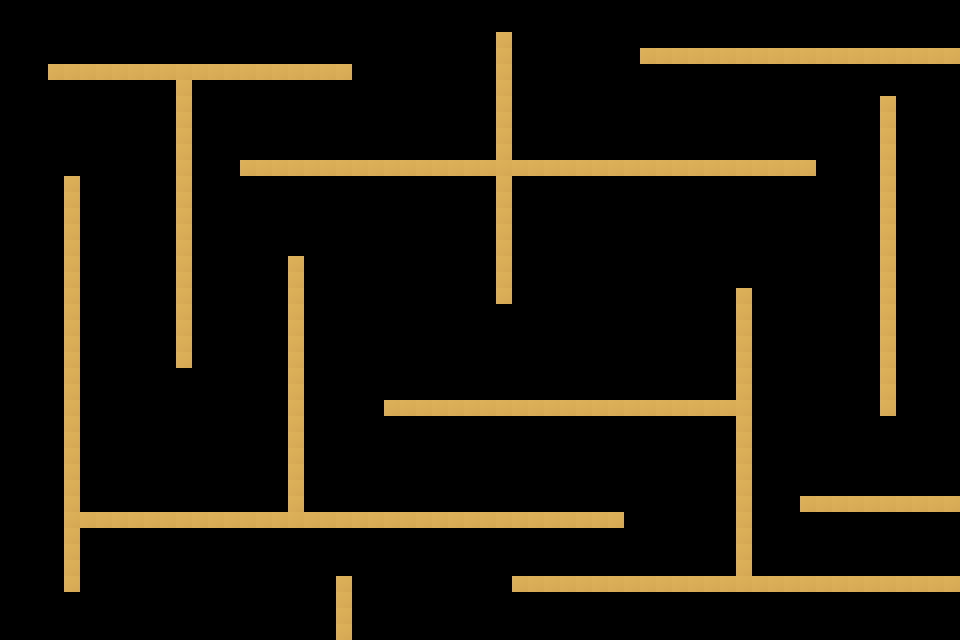

A 2D game scene composited from a Tiled map and its tileset images. What follows is a short description and the map's XML, with each tile layer's data collapsed to a summary:
An orthogonal 60x40 tile map with 16x16 px tiles, 1 tile layer (块层 1) and 78 objects.

<map version="1.0" orientation="orthogonal" renderorder="right-down" width="60" height="40" tilewidth="16" tileheight="16" nextobjectid="154">
 <tileset firstgid="1501" name="banlangenbg1" tilewidth="16" tileheight="16">
  <image source="./banlangenbg1.png" width="800" height="480" />
 </tileset>
 <layer name="块层 1" width="60" height="40">
  <data>[2400 cells, 287 non-empty, 1 distinct tile ids]</data>
 </layer>
 <objectgroup name="obj">
  <object id="76" x="896" y="16">
   <ellipse />
  </object>
  <object id="77" x="752" y="112">
   <ellipse />
  </object>
  <object id="78" x="576" y="96">
   <ellipse />
  </object>
  <object id="79" x="656" y="144">
   <ellipse />
  </object>
  <object id="80" x="848" y="128">
   <ellipse />
  </object>
  <object id="81" x="848" y="224">
   <ellipse />
  </object>
  <object id="82" x="752" y="224">
   <ellipse />
  </object>
  <object id="83" x="688" y="320">
   <ellipse />
  </object>
  <object id="84" x="608" y="256">
   <ellipse />
  </object>
  <object id="85" x="560" y="192">
   <ellipse />
  </object>
  <object id="86" x="544" y="288">
   <ellipse />
  </object>
  <object id="87" x="608" y="352">
   <ellipse />
  </object>
  <object id="88" x="480" y="368">
   <ellipse />
  </object>
  <object id="89" x="432" y="240">
   <ellipse />
  </object>
  <object id="90" x="400" y="304">
   <ellipse />
  </object>
  <object id="91" x="352" y="224">
   <ellipse />
  </object>
  <object id="92" x="256" y="224">
   <ellipse />
  </object>
  <object id="93" x="240" y="320">
   <ellipse />
  </object>
  <object id="94" x="256" y="400">
   <ellipse />
  </object>
  <object id="95" x="176" y="400">
   <ellipse />
  </object>
  <object id="96" x="256" y="464">
   <ellipse />
  </object>
  <object id="97" x="208" y="464">
   <ellipse />
  </object>
  <object id="98" x="112" y="480">
   <ellipse />
  </object>
  <object id="99" x="128" y="400">
   <ellipse />
  </object>
  <object id="100" x="96" y="352">
   <ellipse />
  </object>
  <object id="101" x="160" y="336">
   <ellipse />
  </object>
  <object id="102" x="144" y="256">
   <ellipse />
  </object>
  <object id="103" x="128" y="176">
   <ellipse />
  </object>
  <object id="104" x="112" y="128">
   <ellipse />
  </object>
  <object id="105" x="32" y="320">
   <ellipse />
  </object>
  <object id="106" x="32" y="384">
   <ellipse />
  </object>
  <object id="107" x="32" y="496">
   <ellipse />
  </object>
  <object id="108" x="32" y="624">
   <ellipse />
  </object>
  <object id="109" x="80" y="624">
   <ellipse />
  </object>
  <object id="110" x="176" y="576">
   <ellipse />
  </object>
  <object id="111" x="112" y="560">
   <ellipse />
  </object>
  <object id="112" x="272" y="560">
   <ellipse />
  </object>
  <object id="113" x="320" y="608">
   <ellipse />
  </object>
  <object id="114" x="416" y="560">
   <ellipse />
  </object>
  <object id="115" x="528" y="624">
   <ellipse />
  </object>
  <object id="116" x="576" y="544">
   <ellipse />
  </object>
  <object id="117" x="704" y="560">
   <ellipse />
  </object>
  <object id="118" x="720" y="480">
   <ellipse />
  </object>
  <object id="119" x="688" y="432">
   <ellipse />
  </object>
  <object id="120" x="672" y="464">
   <ellipse />
  </object>
  <object id="121" x="592" y="464">
   <ellipse />
  </object>
  <object id="122" x="528" y="480">
   <ellipse />
  </object>
  <object id="123" x="416" y="480">
   <ellipse />
  </object>
  <object id="124" x="352" y="432">
   <ellipse />
  </object>
  <object id="125" x="352" y="384">
   <ellipse />
  </object>
  <object id="126" x="336" y="288">
   <ellipse />
  </object>
  <object id="127" x="816" y="432">
   <ellipse />
  </object>
  <object id="128" x="800" y="336">
   <ellipse />
  </object>
  <object id="129" x="848" y="336">
   <ellipse />
  </object>
  <object id="130" x="784" y="560">
   <ellipse />
  </object>
  <object id="131" x="896" y="560">
   <ellipse />
  </object>
  <object id="132" x="944" y="560">
   <ellipse />
  </object>
  <object id="133" x="912" y="608">
   <ellipse />
  </object>
  <object id="134" x="816" y="624">
   <ellipse />
  </object>
  <object id="135" x="704" y="624">
   <ellipse />
  </object>
  <object id="136" x="944" y="448">
   <ellipse />
  </object>
  <object id="137" x="944" y="320">
   <ellipse />
  </object>
  <object id="138" x="944" y="208">
   <ellipse />
  </object>
  <object id="139" x="912" y="240">
   <ellipse />
  </object>
  <object id="140" x="944" y="128">
   <ellipse />
  </object>
  <object id="141" x="928" y="80">
   <ellipse />
  </object>
  <object id="142" x="576" y="32">
   <ellipse />
  </object>
  <object id="143" x="464" y="112">
   <ellipse />
  </object>
  <object id="144" x="384" y="128">
   <ellipse />
  </object>
  <object id="145" x="304" y="128">
   <ellipse />
  </object>
  <object id="146" x="240" y="112">
   <ellipse />
  </object>
  <object id="147" x="416" y="32">
   <ellipse />
  </object>
  <object id="148" x="320" y="32">
   <ellipse />
  </object>
  <object id="149" x="240" y="32">
   <ellipse />
  </object>
  <object id="150" x="144" y="32">
   <ellipse />
  </object>
  <object id="151" x="32" y="48">
   <ellipse />
  </object>
  <object id="152" x="16" y="112">
   <ellipse />
  </object>
  <object id="153" x="32" y="176" height="16">
   <ellipse />
  </object>
 </objectgroup>
</map>